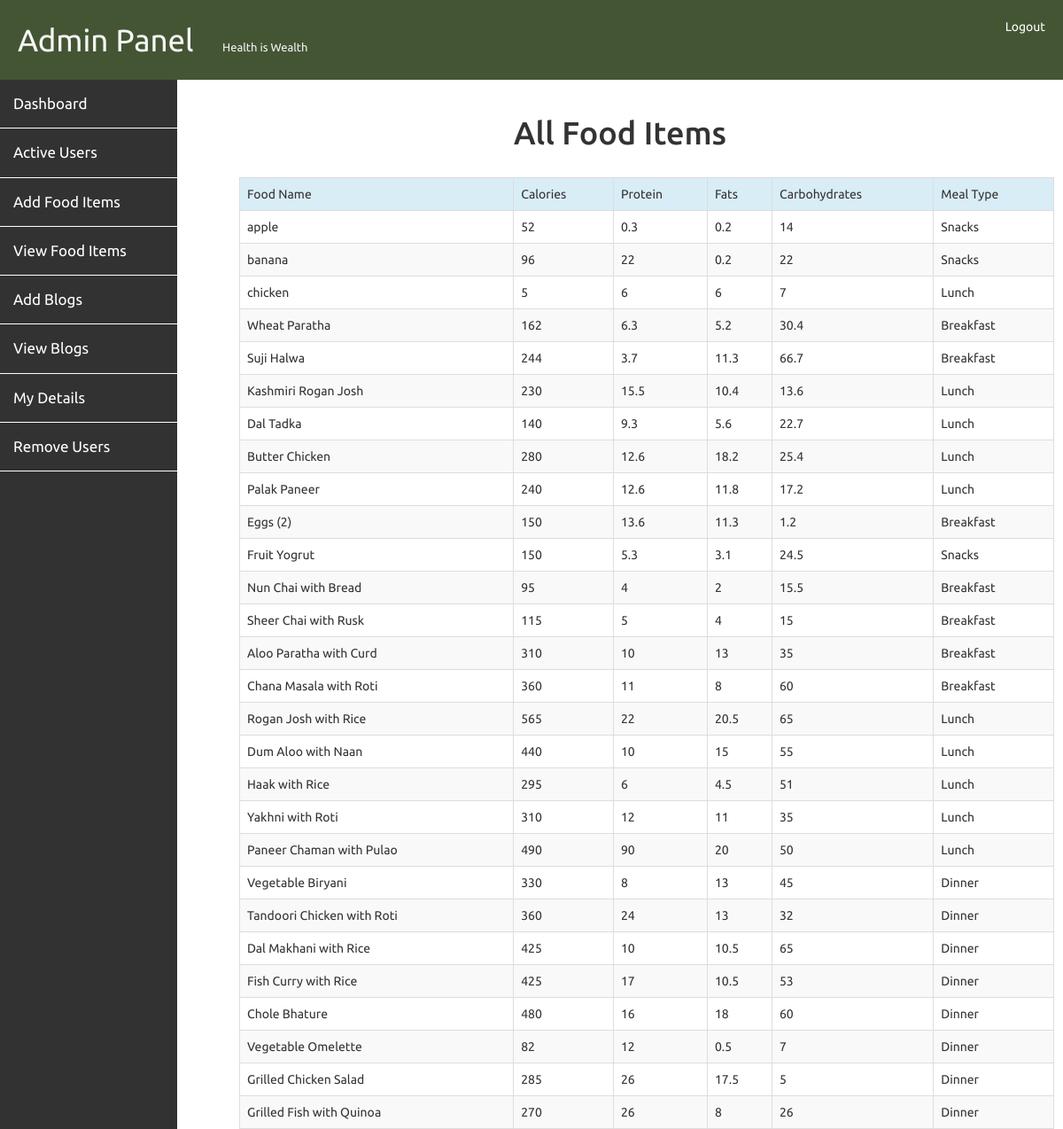
Screenshot of /admin/viewfood.php (signed in) with the database file from the repository.
### tables this page shows
CREATE TABLE `fooditems` (
  `foodid` bigint(20) NOT NULL,
  `foodname` varchar(200) NOT NULL,
  `calories` varchar(20) DEFAULT NULL,
  `protein` varchar(20) DEFAULT NULL,
  `fats` varchar(20) DEFAULT NULL,
  `carbohydrates` varchar(20) DEFAULT NULL,
  `meal_type` varchar(20) DEFAULT NULL
);

### admin/viewfood.php (the view, shortened to what this page needs)
<!DOCTYPE html>
<html>
<head>
</head>
<body>
	<?php include('header.php'); ?>
	<?php include('menu.php'); ?>
	<div class="restsection">
		<h1 style="text-align: center; color: #333">All Food Items </h1>
		<?php
		$res = mysqli_query($con, "select * from fooditems ");
		if (mysqli_num_rows($res) > 0) {
			echo "<table  style='margin:30px;' class='table table-bordered table-striped' >";
			echo "<tr class='info'>";
			echo "<td> Food Name </td>";
			echo "<td> Calories </td>";
			echo "<td> Protein </td>";
			echo "<td> Fats </td>";
			echo "<td> Carbohydrates</td>";
			echo "<td> Meal Type</td>";
			echo "</tr>";
			while ($record = mysqli_fetch_assoc($res)) {
				echo "<tr>";
				echo "<td> " .  $record["foodname"] . "</td>";
				echo "<td>" . $record['calories'] . "</td>";
				echo "<td>" . $record["protein"] . "</td>";
				echo "<td>" . $record["fats"] . "</td>";
				echo "<td>" . $record["carbohydrates"] . "</td>";
				echo "<td>" . $record["meal_type"] . "</td>";
				echo "</tr>";
			}
			echo "</table>";
		} ?>
	</div>
</body>
</html>

### admin/header.php (style rules this page uses)
body { margin: 0; font-family: 'Kanit', sans-serif; font-family: 'Ubuntu', sans-serif; }

### admin/viewfood.php (style rules this page uses)
.restsection { background-color: white; padding: 40px; margin-left: 200px; margin-top: 70px; height: 1000px; }

### rows the page displays
fooditems: foodname "apple", calories "52", protein "0.3", fats "0.2", carbohydrates "14", meal_type "Snacks"
fooditems: foodname "banana", calories "96", protein "22", fats "0.2", carbohydrates "22", meal_type "Snacks"
fooditems: foodname "chicken", calories "5", protein "6", fats "6", carbohydrates "7", meal_type "Lunch"
fooditems: foodname "Wheat Paratha", calories "162", protein "6.3", fats "5.2", carbohydrates "30.4", meal_type "Breakfast"
fooditems: foodname "Suji Halwa", calories "244", protein "3.7", fats "11.3", carbohydrates "66.7", meal_type "Breakfast"
fooditems: foodname "Kashmiri Rogan Josh", calories "230", protein "15.5", fats "10.4", carbohydrates "13.6", meal_type "Lunch"
fooditems: foodname "Dal Tadka", calories "140", protein "9.3", fats "5.6", carbohydrates "22.7", meal_type "Lunch"
fooditems: foodname "Butter Chicken", calories "280", protein "12.6", fats "18.2", carbohydrates "25.4", meal_type "Lunch"
fooditems: foodname "Palak Paneer", calories "240", protein "12.6", fats "11.8", carbohydrates "17.2", meal_type "Lunch"
fooditems: foodname "Eggs (2)", calories "150", protein "13.6", fats "11.3", carbohydrates "1.2", meal_type "Breakfast"
fooditems: foodname "Fruit Yogrut", calories "150", protein "5.3", fats "3.1", carbohydrates "24.5", meal_type "Snacks"
fooditems: foodname "Nun Chai with Bread", calories "95", protein "4", fats "2", carbohydrates "15.5", meal_type "Breakfast"
fooditems: foodname "Sheer Chai with Rusk", calories "115", protein "5", fats "4", carbohydrates "15", meal_type "Breakfast"
fooditems: foodname "Aloo Paratha with Curd", calories "310", protein "10", fats "13", carbohydrates "35", meal_type "Breakfast"
fooditems: foodname "Chana Masala with Roti", calories "360", protein "11", fats "8", carbohydrates "60", meal_type "Breakfast"
fooditems: foodname "Rogan Josh with Rice", calories "565", protein "22", fats "20.5", carbohydrates "65", meal_type "Lunch"
fooditems: foodname "Dum Aloo with Naan", calories "440", protein "10", fats "15", carbohydrates "55", meal_type "Lunch"
fooditems: foodname "Haak with Rice", calories "295", protein "6", fats "4.5", carbohydrates "51", meal_type "Lunch"
fooditems: foodname "Yakhni with Roti", calories "310", protein "12", fats "11", carbohydrates "35", meal_type "Lunch"
fooditems: foodname "Paneer Chaman with Pulao", calories "490", protein "90", fats "20", carbohydrates "50", meal_type "Lunch"
fooditems: foodname "Vegetable Biryani", calories "330", protein "8", fats "13", carbohydrates "45", meal_type "Dinner"
fooditems: foodname "Tandoori Chicken with Roti", calories "360", protein "24", fats "13", carbohydrates "32", meal_type "Dinner"
fooditems: foodname "Dal Makhani with Rice", calories "425", protein "10", fats "10.5", carbohydrates "65", meal_type "Dinner"
fooditems: foodname "Fish Curry with Rice", calories "425", protein "17", fats "10.5", carbohydrates "53", meal_type "Dinner"
fooditems: foodname "Chole Bhature", calories "480", protein "16", fats "18", carbohydrates "60", meal_type "Dinner"
fooditems: foodname "Vegetable Omelette", calories "82", protein "12", fats "0.5", carbohydrates "7", meal_type "Dinner"
fooditems: foodname "Grilled Chicken Salad", calories "285", protein "26", fats "17.5", carbohydrates "5", meal_type "Dinner"
fooditems: foodname "Grilled Fish with Quinoa", calories "270", protein "26", fats "8", carbohydrates "26", meal_type "Dinner"
